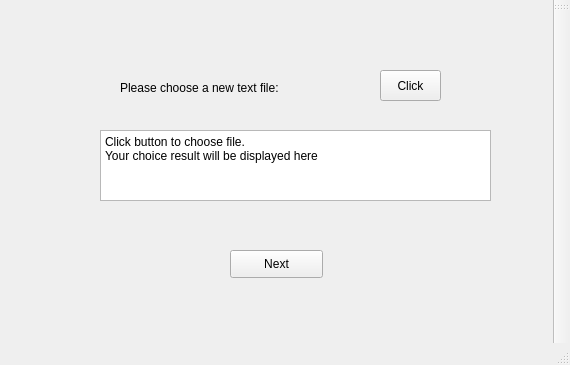
<?xml version="1.0" encoding="UTF-8"?>
<ui version="4.0">
 <class>QtGuiApplication1Class</class>
 <widget class="QMainWindow" name="QtGuiApplication1Class">
  <property name="geometry">
   <rect>
    <x>0</x>
    <y>0</y>
    <width>570</width>
    <height>365</height>
   </rect>
  </property>
  <property name="windowTitle">
   <string>File Transform</string>
  </property>
  <widget class="QWidget" name="centralWidget">
   <widget class="QLabel" name="label">
    <property name="geometry">
     <rect>
      <x>120</x>
      <y>80</y>
      <width>251</width>
      <height>16</height>
     </rect>
    </property>
    <property name="text">
     <string>Please choose a new text file:</string>
    </property>
   </widget>
   <widget class="QPushButton" name="pushButton_2">
    <property name="geometry">
     <rect>
      <x>230</x>
      <y>250</y>
      <width>93</width>
      <height>28</height>
     </rect>
    </property>
    <property name="cursor">
     <cursorShape>PointingHandCursor</cursorShape>
    </property>
    <property name="contextMenuPolicy">
     <enum>Qt::NoContextMenu</enum>
    </property>
    <property name="text">
     <string>Next</string>
    </property>
   </widget>
   <widget class="QPlainTextEdit" name="plainTextEdit">
    <property name="enabled">
     <bool>true</bool>
    </property>
    <property name="geometry">
     <rect>
      <x>100</x>
      <y>130</y>
      <width>391</width>
      <height>71</height>
     </rect>
    </property>
    <property name="mouseTracking">
     <bool>false</bool>
    </property>
    <property name="tabletTracking">
     <bool>false</bool>
    </property>
    <property name="focusPolicy">
     <enum>Qt::NoFocus</enum>
    </property>
    <property name="acceptDrops">
     <bool>false</bool>
    </property>
    <property name="lineWidth">
     <number>1</number>
    </property>
    <property name="plainText">
     <string>Click button to choose file.
Your choice result will be displayed here</string>
    </property>
    <property name="overwriteMode">
     <bool>true</bool>
    </property>
   </widget>
   <widget class="QToolButton" name="toolButton_2">
    <property name="geometry">
     <rect>
      <x>380</x>
      <y>70</y>
      <width>61</width>
      <height>31</height>
     </rect>
    </property>
    <property name="cursor">
     <cursorShape>PointingHandCursor</cursorShape>
    </property>
    <property name="contextMenuPolicy">
     <enum>Qt::NoContextMenu</enum>
    </property>
    <property name="text">
     <string>Click</string>
    </property>
   </widget>
  </widget>
  <widget class="QToolBar" name="mainToolBar">
   <attribute name="toolBarArea">
    <enum>RightToolBarArea</enum>
   </attribute>
   <attribute name="toolBarBreak">
    <bool>false</bool>
   </attribute>
  </widget>
  <widget class="QStatusBar" name="statusBar"/>
  <action name="actiontest1">
   <property name="text">
    <string>test1</string>
   </property>
  </action>
  <action name="actiontest3">
   <property name="text">
    <string>test3</string>
   </property>
  </action>
 </widget>
 <layoutdefault spacing="6" margin="11"/>
 <resources>
  <include location="QtGuiApplication1.qrc"/>
 </resources>
 <connections>
  <connection>
   <sender>toolButton_2</sender>
   <signal>clicked()</signal>
   <receiver>QtGuiApplication1Class</receiver>
   <slot>Btn_Click()</slot>
   <hints>
    <hint type="sourcelabel">
     <x>421</x>
     <y>83</y>
    </hint>
    <hint type="destinationlabel">
     <x>490</x>
     <y>88</y>
    </hint>
   </hints>
  </connection>
  <connection>
   <sender>pushButton_2</sender>
   <signal>clicked()</signal>
   <receiver>QtGuiApplication1Class</receiver>
   <slot>Skip_Click()</slot>
   <hints>
    <hint type="sourcelabel">
     <x>357</x>
     <y>268</y>
    </hint>
    <hint type="destinationlabel">
     <x>469</x>
     <y>220</y>
    </hint>
   </hints>
  </connection>
 </connections>
 <slots>
  <slot>Btn_Click()</slot>
  <slot>OK_Click()</slot>
  <slot>Skip_Click()</slot>
 </slots>
</ui>
